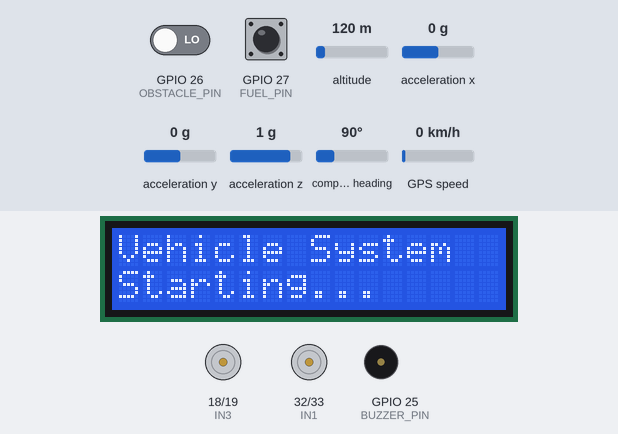
A sketch run on a simulated ESP32. Shown: 16×2 character LCD, motor-driver pin pairs drawn as motors (green arrow = first pin HIGH = forward, orange = second pin HIGH = backward, longer = more drive), buzzer (waves = sounding, pin HIGH). Wiring (inferred from the names in the program): MPU-6050 motion sensor at I2C address 0x68. The inputs (shaded band) are chosen by the test bench; at power-on: GPIO 26 (OBSTACLE_PIN) LOW, GPIO 27 (FUEL_PIN) HIGH, altitude 120 m, acceleration x 0 g, acceleration y 0 g, acceleration z 1 g, compass heading 90°, GPS speed 0 km/h. WiFi joins after 1.5 s; servers stay silent unless stated; the GPS gets a fix after 3 s at 37.7749, -122.4194 with 8 satellites; web services answer with replies made up by the test bench; what the sketch prints to the serial monitor is not drawn.

Above: at 1.1 s.
At 7.9 s:
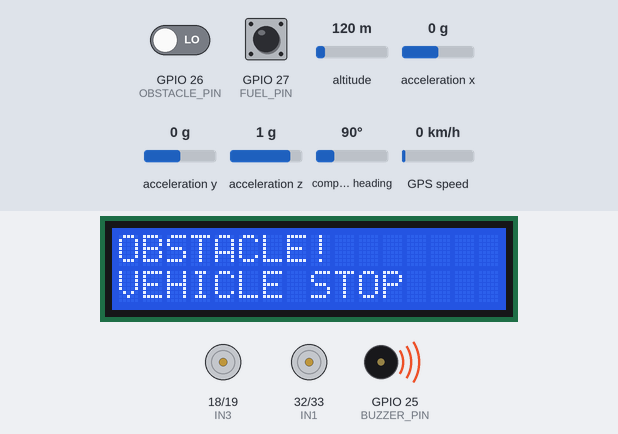
8.0 s: GPIO 26 (OBSTACLE_PIN) driven HIGH
At 8.7 s:
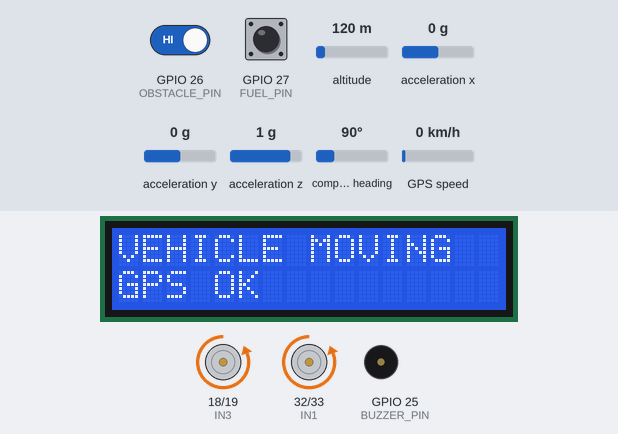
12.2 s: GPIO 27 (FUEL_PIN) pulled LOW for 1 s
At 13.1 s:
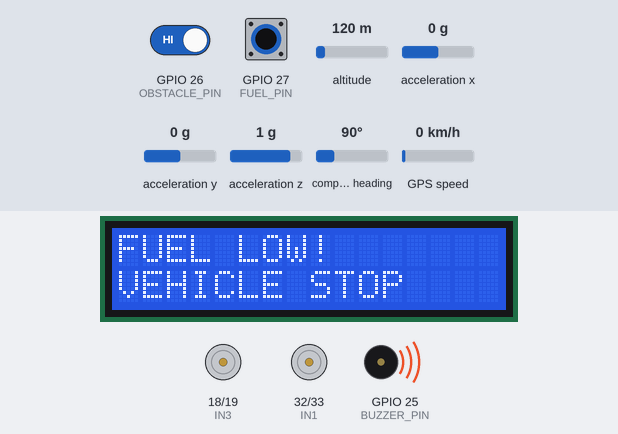
18.9 s: GPIO 26 (OBSTACLE_PIN) driven LOW
At 20.4 s:
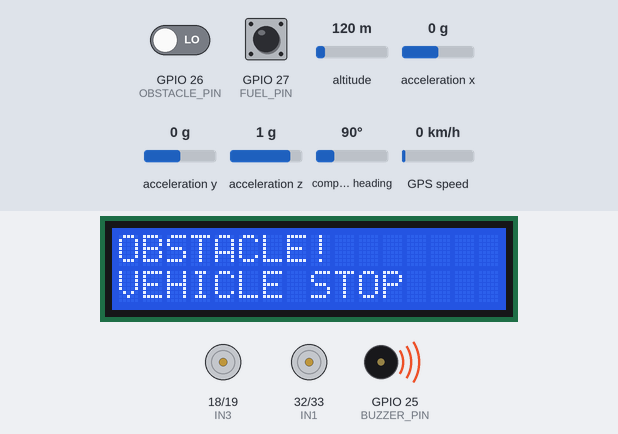
Timing chart, 0 to 21.9 s (numbered marks = the images above; inputs shaded):
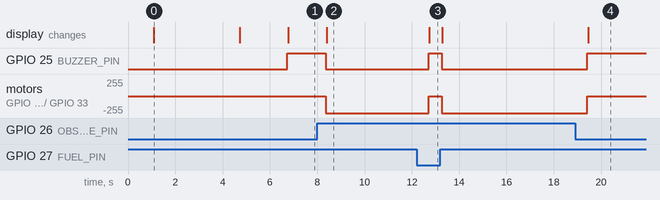

Measured:
- after the input at 8.0 s, GPIO 25 (BUZZER_PIN): HIGH → LOW after 0.36 s; motor on GPIO 18 (IN3) / GPIO 19 (IN4), motor on GPIO 32 (IN1) / GPIO 33 (IN2): stopped → backward 255/255 after 0.36 s; the display: changes after 0.40 s (image 2)
- after the input at 12.2 s, GPIO 25 (BUZZER_PIN): LOW → HIGH after 0.51 s, → LOW 0.55 s later; motor on GPIO 18 (IN3) / GPIO 19 (IN4), motor on GPIO 32 (IN1) / GPIO 33 (IN2): backward 255/255 → stopped after 0.51 s, → backward 255/255 0.55 s later; the display: changes after 0.54 s (image 3)
- after the input at 18.9 s, GPIO 25 (BUZZER_PIN): LOW → HIGH after 0.52 s; motor on GPIO 18 (IN3) / GPIO 19 (IN4), motor on GPIO 32 (IN1) / GPIO 33 (IN2): backward 255/255 → stopped after 0.52 s; the display: changes after 0.56 s (image 4)
- what the display in image 0 shows lasts 3.6 s, from 1.1 s to 4.7 s

The sketch:

IoT_Smart_Vehicle_Breakdown_Assistance_System.ino
```cpp
#include <Wire.h>
#include <LiquidCrystal_I2C.h>
#include <TinyGPSPlus.h>
#include <WiFi.h>
#include <HTTPClient.h>

// =====================================================
// WIFI
// =====================================================

const char* WIFI_SSID = "YOUR_WIFI_SSID";
const char* WIFI_PASSWORD = "YOUR_WIFI_PASSWORD";

// =====================================================
// THINGSPEAK
// =====================================================

const unsigned long CHANNEL_ID = 3492180;

// IMPORTANT:
// Put your NEW ThingSpeak WRITE API key here.
// Do not share the key with anyone.
const char* THINGSPEAK_API_KEY = "YOUR_THINGSPEAK_WRITE_API_KEY";

const char* THINGSPEAK_URL =
  "http://api.thingspeak.com/update";

// =====================================================
// LCD
// =====================================================

LiquidCrystal_I2C lcd(0x27, 16, 2);

// =====================================================
// GPS
// =====================================================

TinyGPSPlus gps;
HardwareSerial GPSserial(2);

#define GPS_RX 16
#define GPS_TX 17

// GPS TX -> GPIO16
// GPS RX -> GPIO17

// =====================================================
// L298N MOTOR DRIVER
// =====================================================

#define IN1 32
#define IN2 33
#define IN3 18
#define IN4 19

// =====================================================
// BUZZER
// =====================================================

#define BUZZER_PIN 25

// =====================================================
// OBSTACLE SENSOR
// =====================================================

#define OBSTACLE_PIN 26

// LOW  = OBSTACLE DETECTED
// HIGH = NO OBSTACLE

// =====================================================
// FUEL SWITCH
// =====================================================

#define FUEL_PIN 27

// LOW  = FUEL LOW
// HIGH = NORMAL

// =====================================================
// MPU6050
// =====================================================

#define MPU_ADDR 0x68

// =====================================================
// MOVEMENT / BREAKDOWN DETECTION
// =====================================================

const int MOVEMENT_THRESHOLD = 12000;

const int REQUIRED_ABNORMAL_READINGS = 5;

int abnormalCount = 0;
bool abnormalMovement = false;

unsigned long normalSince = 0;
const unsigned long AUTO_CLEAR_TIME = 10000;

int startupReadings = 0;

const int STARTUP_IGNORE_READINGS = 30;

// Previous MPU readings
int16_t previousAX = 0;
int16_t previousAY = 0;
int16_t previousAZ = 0;

// =====================================================
// MPU VALUES
// =====================================================

int16_t ax = 0;
int16_t ay = 0;
int16_t az = 0;

float totalAcceleration = 0;

long deltaAcceleration = 0;

// =====================================================
// SAFETY VALUES
// =====================================================

bool obstacleDetected = false;
bool fuelLow = false;

// =====================================================
// THINGSPEAK TIMER
// =====================================================

unsigned long lastThingSpeakUpload = 0;

const unsigned long THINGSPEAK_INTERVAL = 15000;

// =====================================================
// READ GPS
// =====================================================

void readGPS() {

  while (GPSserial.available() > 0) {

    char c = GPSserial.read();

    gps.encode(c);
  }
}

// =====================================================
// WRITE MPU REGISTER
// =====================================================

void writeMPU(uint8_t reg, uint8_t value) {

  Wire.beginTransmission(MPU_ADDR);

  Wire.write(reg);
  Wire.write(value);

  Wire.endTransmission();
}

// =====================================================
// READ MPU6050
// =====================================================

void readMPU() {

  Wire.beginTransmission(MPU_ADDR);

  Wire.write(0x3B);

  Wire.endTransmission(false);

  Wire.requestFrom(MPU_ADDR, 6);

  if (Wire.available() >= 6) {

    ax = Wire.read() << 8 | Wire.read();

    ay = Wire.read() << 8 | Wire.read();

    az = Wire.read() << 8 | Wire.read();
  }

  // ---------------------------------------------------
  // Calculate total acceleration
  // ---------------------------------------------------

  totalAcceleration = sqrt(
    (float)ax * ax +
    (float)ay * ay +
    (float)az * az
  );

  // ---------------------------------------------------
  // Calculate change from previous reading
  // ---------------------------------------------------

  deltaAcceleration =
    abs((long)ax - previousAX) +
    abs((long)ay - previousAY) +
    abs((long)az - previousAZ);

  // ---------------------------------------------------
  // Save current readings
  // ---------------------------------------------------

  previousAX = ax;
  previousAY = ay;
  previousAZ = az;

  // ---------------------------------------------------
  // Ignore first 30 readings
  // ---------------------------------------------------

  if (startupReadings < STARTUP_IGNORE_READINGS) {

    startupReadings++;

    abnormalCount = 0;

    return;
  }

  // ---------------------------------------------------
  // Movement / breakdown detection
  // ---------------------------------------------------

  if (!abnormalMovement) {

  if (deltaAcceleration > MOVEMENT_THRESHOLD) {

    abnormalCount++;
    normalSince = 0;

    Serial.print("HIGH MOVEMENT: ");
    Serial.print(abnormalCount);
    Serial.print("/");
    Serial.println(REQUIRED_ABNORMAL_READINGS);

    if (abnormalCount >= REQUIRED_ABNORMAL_READINGS) {

      abnormalMovement = true;
      normalSince = 0;

      Serial.println();
      Serial.println("!!! VEHICLE BREAKDOWN ALERT !!!");
      Serial.println();
    }

  } else {

    abnormalCount = 0;
  }

} else {

  // Breakdown already detected.
  // Wait until vibration becomes normal continuously.

  if (deltaAcceleration <= MOVEMENT_THRESHOLD) {

    if (normalSince == 0) {
      normalSince = millis();
    }

    if (millis() - normalSince >= AUTO_CLEAR_TIME) {

      abnormalMovement = false;
      abnormalCount = 0;
      normalSince = 0;

      Serial.println();
      Serial.println("Vibration normal for 10 seconds.");
      Serial.println("Breakdown alert CLEARED.");
      Serial.println();
    }

  } else {

    // Abnormal vibration came back.
    normalSince = 0;
  }
}
}

// =====================================================
// MOTOR FORWARD
// =====================================================

void forward() {

  digitalWrite(IN1, LOW);
  digitalWrite(IN2, HIGH);

  digitalWrite(IN3, LOW);
  digitalWrite(IN4, HIGH);
}

// =====================================================
// MOTOR BACKWARD
// =====================================================

void backward() {

  digitalWrite(IN1, HIGH);
  digitalWrite(IN2, LOW);

  digitalWrite(IN3, HIGH);
  digitalWrite(IN4, LOW);
}

// =====================================================
// STOP MOTORS
// =====================================================

void stopMotors() {

  digitalWrite(IN1, LOW);
  digitalWrite(IN2, LOW);

  digitalWrite(IN3, LOW);
  digitalWrite(IN4, LOW);
}

// =====================================================
// READ OBSTACLE AND FUEL
// =====================================================

void readSafetySensors() {

  // Obstacle sensor
  obstacleDetected =
    (digitalRead(OBSTACLE_PIN) == LOW);

  // Fuel switch
  fuelLow =
    (digitalRead(FUEL_PIN) == LOW);
}

// =====================================================
// BUZZER
// =====================================================

void updateBuzzer() {

  if (obstacleDetected ||
      fuelLow ||
      abnormalMovement) {

    digitalWrite(BUZZER_PIN, HIGH);

  } else {

    digitalWrite(BUZZER_PIN, LOW);
  }
}

// =====================================================
// MOTOR SAFETY
// =====================================================

void updateMotors() {

  if (obstacleDetected ||
      fuelLow ||
      abnormalMovement) {

    stopMotors();

  } else {

    forward();
  }
}

// =====================================================
// LCD
// =====================================================

void updateLCD() {

  lcd.clear();

  // ---------------------------------------------------
  // OBSTACLE
  // ---------------------------------------------------

  if (obstacleDetected) {

    lcd.setCursor(0, 0);

    lcd.print("OBSTACLE!");

    lcd.setCursor(0, 1);

    lcd.print("VEHICLE STOP");

    return;
  }

  // ---------------------------------------------------
  // FUEL LOW
  // ---------------------------------------------------

  if (fuelLow) {

    lcd.setCursor(0, 0);

    lcd.print("FUEL LOW!");

    lcd.setCursor(0, 1);

    lcd.print("VEHICLE STOP");

    return;
  }

  // ---------------------------------------------------
  // BREAKDOWN
  // ---------------------------------------------------

  if (abnormalMovement) {

    lcd.setCursor(0, 0);

    lcd.print("BREAKDOWN!");

    lcd.setCursor(0, 1);

    lcd.print("ASSISTANCE");

    return;
  }

  // ---------------------------------------------------
  // NORMAL
  // ---------------------------------------------------

  lcd.setCursor(0, 0);

  lcd.print("VEHICLE MOVING");

  lcd.setCursor(0, 1);

  if (gps.location.isValid()) {

    lcd.print("GPS OK");

  } else {

    lcd.print("GPS SEARCH...");
  }
}

// =====================================================
// CONNECT WIFI
// =====================================================

void connectWiFi() {

  Serial.println();
  Serial.println("Connecting to WiFi...");

  WiFi.begin(WIFI_SSID, WIFI_PASSWORD);

  int attempts = 0;

  while (WiFi.status() != WL_CONNECTED &&
         attempts < 30) {

    delay(500);

    Serial.print(".");

    attempts++;
  }

  Serial.println();

  if (WiFi.status() == WL_CONNECTED) {

    Serial.println("WiFi CONNECTED!");

    Serial.print("IP Address: ");

    Serial.println(WiFi.localIP());

  } else {

    Serial.println("WiFi CONNECTION FAILED!");
  }
}

// =====================================================
// SEND DATA TO THINGSPEAK
// =====================================================

void uploadToThingSpeak() {

  if (WiFi.status() != WL_CONNECTED) {

    Serial.println("WiFi not connected.");

    return;
  }

  // ---------------------------------------------------
  // Process GPS data
  // ---------------------------------------------------

  readGPS();

  // ---------------------------------------------------
  // Convert acceleration to G
  // ---------------------------------------------------

  float accelerationX =
    ax / 16384.0;

  float accelerationY =
    ay / 16384.0;

  // ---------------------------------------------------
  // GPS variables
  // ---------------------------------------------------

  float latitude = 0.0;

  float longitude = 0.0;

  if (gps.location.isValid()) {

    latitude = gps.location.lat();

    longitude = gps.location.lng();
  }

  // ---------------------------------------------------
  // Create ThingSpeak URL
  // ---------------------------------------------------

  String url = String(THINGSPEAK_URL);

  url += "?api_key=";

  url += THINGSPEAK_API_KEY;

  // Field 1 = Acceleration X

  url += "&field1=";

  url += String(accelerationX, 4);

  // Field 2 = Acceleration Y

  url += "&field2=";

  url += String(accelerationY, 4);

  // Field 3 = Obstacle

  url += "&field3=";

  url += String(obstacleDetected ? 1 : 0);

  // Field 4 = Fuel Low

  url += "&field4=";

  url += String(fuelLow ? 1 : 0);

  // Field 5 = Latitude

  url += "&field5=";

  url += String(latitude, 6);

  // Field 6 = Longitude

  url += "&field6=";

  url += String(longitude, 6);
  // Field 7 = Breakdown Status

  url += "&field7=";

  url += String(abnormalMovement ? 1 : 0);

  // ---------------------------------------------------
  // Send request
  // ---------------------------------------------------

  Serial.println();
  Serial.println("Sending data to ThingSpeak...");

  HTTPClient http;

  http.begin(url);

  int httpCode = http.GET();

  Serial.print("ThingSpeak response: ");

  Serial.println(httpCode);

  if (httpCode == 200) {

    String response = http.getString();

    Serial.print("Entry ID: ");

    Serial.println(response);

    Serial.println("Cloud upload SUCCESS");

  } else {

    Serial.println("Cloud upload FAILED");
  }

  http.end();
}

// =====================================================
// SETUP
// =====================================================

void setup() {

  Serial.begin(115200);

  delay(1000);

  Serial.println();
  Serial.println("================================");
  Serial.println(" VEHICLE BREAKDOWN ASSISTANCE");
  Serial.println("================================");

  // ===================================================
  // MOTOR PINS
  // ===================================================

  pinMode(IN1, OUTPUT);
  pinMode(IN2, OUTPUT);

  pinMode(IN3, OUTPUT);
  pinMode(IN4, OUTPUT);

  // ===================================================
  // BUZZER
  // ===================================================

  pinMode(BUZZER_PIN, OUTPUT);

  // ===================================================
  // OBSTACLE SENSOR
  // ===================================================

  pinMode(OBSTACLE_PIN, INPUT);

  // ===================================================
  // FUEL SWITCH
  // ===================================================

  pinMode(FUEL_PIN, INPUT_PULLUP);

  // ===================================================
  // START SAFELY
  // ===================================================

  stopMotors();

  digitalWrite(BUZZER_PIN, LOW);

  // ===================================================
  // I2C
  // ===================================================

  Wire.begin(21, 22);

  // ===================================================
  // LCD
  // ===================================================

  lcd.init();

  lcd.backlight();

  lcd.setCursor(0, 0);

  lcd.print("Vehicle System");

  lcd.setCursor(0, 1);

  lcd.print("Starting...");

  delay(2000);

  // ===================================================
  // MPU6050
  // ===================================================

  writeMPU(0x6B, 0x00);

  delay(100);

  // Accelerometer ±2G

  writeMPU(0x1C, 0x00);

  // Low-pass filter

  writeMPU(0x1A, 0x03);

  Serial.println("MPU6050 initialized.");

  // ===================================================
  // GPS
  // ===================================================

  GPSserial.begin(
    9600,
    SERIAL_8N1,
    GPS_RX,
    GPS_TX
  );

  Serial.println("GPS initialized.");

  // ===================================================
  // WIFI
  // ===================================================

  connectWiFi();

  Serial.println();
  Serial.println("System ready!");
  Serial.println();

  lcd.clear();

  lcd.setCursor(0, 0);

  lcd.print("SYSTEM READY");

  lcd.setCursor(0, 1);

  lcd.print("VEHICLE MOVING");

  delay(2000);
}

// =====================================================
// LOOP
// =====================================================

void loop() {

  // ===================================================
  // GPS
  // ===================================================

  readGPS();

  // ===================================================
  // MPU
  // ===================================================

  readMPU();

  // ===================================================
  // OBSTACLE + FUEL
  // ===================================================

  readSafetySensors();

  // ===================================================
  // SAFETY
  // ===================================================

  updateMotors();

  updateBuzzer();

  // ===================================================
  // SERIAL MONITOR
  // ===================================================

  Serial.println("----------------------------");

  Serial.print("AX: ");

  Serial.print(ax);

  Serial.print("   AY: ");

  Serial.print(ay);

  Serial.print("   AZ: ");

  Serial.print(az);

  Serial.print("   TOTAL: ");

  Serial.print(totalAcceleration);

  Serial.print("   DELTA: ");

  Serial.println(deltaAcceleration);

  Serial.println();

  // ---------------------------------------------------
  // OBSTACLE
  // ---------------------------------------------------

  if (obstacleDetected) {

    Serial.println("OBSTACLE: DETECTED");

  } else {

    Serial.println("OBSTACLE: CLEAR");
  }

  // ---------------------------------------------------
  // FUEL
  // ---------------------------------------------------

  if (fuelLow) {

    Serial.println("FUEL: LOW");

  } else {

    Serial.println("FUEL: NORMAL");
  }

  // ---------------------------------------------------
  // VEHICLE
  // ---------------------------------------------------

  if (abnormalMovement) {

    Serial.println(
      "VEHICLE: BREAKDOWN DETECTED"
    );

  } else {

    Serial.println(
      "VEHICLE: MOVING"
    );
  }

  // ===================================================
  // GPS DISPLAY
  // ===================================================

  if (gps.location.isValid()) {

    Serial.print("Latitude: ");

    Serial.println(
      gps.location.lat(),
      6
    );

    Serial.print("Longitude: ");

    Serial.println(
      gps.location.lng(),
      6
    );

    Serial.print("Satellites: ");

    Serial.println(
      gps.satellites.value()
    );

  } else {

    Serial.println(
      "GPS: Waiting for location..."
    );
  }

  // ===================================================
  // LCD
  // ===================================================

  updateLCD();

  // ===================================================
  // THINGSPEAK UPLOAD EVERY 15 SECONDS
  // ===================================================

  if (millis() - lastThingSpeakUpload >=
      THINGSPEAK_INTERVAL) {

    lastThingSpeakUpload = millis();

    uploadToThingSpeak();
  }

  // ===================================================
  // WIFI RECONNECT
  // ===================================================

  if (WiFi.status() != WL_CONNECTED) {

    Serial.println(
      "WiFi disconnected."
    );

    connectWiFi();
  }

  delay(500);
}
```
